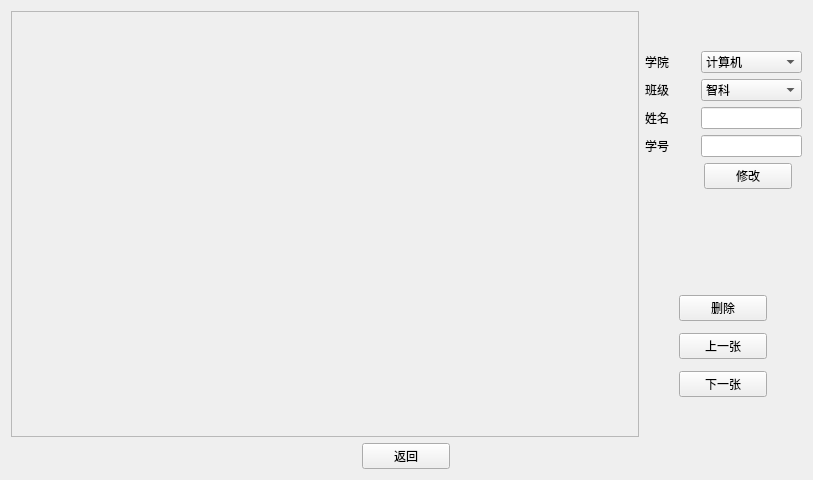
<?xml version="1.0" encoding="UTF-8"?>
<ui version="4.0">
 <class>Form</class>
 <widget class="QWidget" name="Form">
  <property name="geometry">
   <rect>
    <x>0</x>
    <y>0</y>
    <width>813</width>
    <height>480</height>
   </rect>
  </property>
  <property name="sizePolicy">
   <sizepolicy hsizetype="Maximum" vsizetype="Preferred">
    <horstretch>0</horstretch>
    <verstretch>0</verstretch>
   </sizepolicy>
  </property>
  <property name="windowTitle">
   <string>Form</string>
  </property>
  <property name="styleSheet">
   <string notr="true">QLabel { width: 50px; qproperty-alignment: AlignCenter; }
QPushButton { min-width: 80px;   }</string>
  </property>
  <layout class="QVBoxLayout" name="verticalLayout_4">
   <item>
    <layout class="QVBoxLayout" name="verticalLayout_3">
     <item>
      <layout class="QHBoxLayout" name="horizontalLayout_8" stretch="8,2">
       <item>
        <widget class="QFrame" name="frame">
         <property name="frameShape">
          <enum>QFrame::StyledPanel</enum>
         </property>
         <property name="frameShadow">
          <enum>QFrame::Raised</enum>
         </property>
         <layout class="QHBoxLayout" name="horizontalLayout_7">
          <item>
           <widget class="QLabel" name="label">
            <property name="styleSheet">
             <string notr="true">QPushButton { min-width: 80px; }</string>
            </property>
            <property name="text">
             <string/>
            </property>
           </widget>
          </item>
         </layout>
        </widget>
       </item>
       <item>
        <layout class="QVBoxLayout" name="verticalLayout_2" stretch="0,1,0,0,0,1,0">
         <item>
          <spacer name="verticalSpacer_3">
           <property name="orientation">
            <enum>Qt::Vertical</enum>
           </property>
           <property name="sizeHint" stdset="0">
            <size>
             <width>20</width>
             <height>40</height>
            </size>
           </property>
          </spacer>
         </item>
         <item>
          <layout class="QVBoxLayout" name="verticalLayout_5" stretch="1,1,1,1,1">
           <property name="sizeConstraint">
            <enum>QLayout::SetMinimumSize</enum>
           </property>
           <item>
            <layout class="QHBoxLayout" name="horizontalLayout_12">
             <item>
              <widget class="QLabel" name="label_2">
               <property name="sizePolicy">
                <sizepolicy hsizetype="Maximum" vsizetype="Preferred">
                 <horstretch>0</horstretch>
                 <verstretch>0</verstretch>
                </sizepolicy>
               </property>
               <property name="minimumSize">
                <size>
                 <width>50</width>
                 <height>0</height>
                </size>
               </property>
               <property name="text">
                <string>学院</string>
               </property>
              </widget>
             </item>
             <item>
              <widget class="QComboBox" name="department_box">
               <item>
                <property name="text">
                 <string>计算机</string>
                </property>
               </item>
               <item>
                <property name="text">
                 <string>外国语</string>
                </property>
               </item>
              </widget>
             </item>
            </layout>
           </item>
           <item>
            <layout class="QHBoxLayout" name="horizontalLayout_11">
             <item>
              <widget class="QLabel" name="label_4">
               <property name="sizePolicy">
                <sizepolicy hsizetype="Maximum" vsizetype="Preferred">
                 <horstretch>0</horstretch>
                 <verstretch>0</verstretch>
                </sizepolicy>
               </property>
               <property name="minimumSize">
                <size>
                 <width>50</width>
                 <height>0</height>
                </size>
               </property>
               <property name="text">
                <string>班级</string>
               </property>
              </widget>
             </item>
             <item>
              <widget class="QComboBox" name="class_box">
               <item>
                <property name="text">
                 <string>智科</string>
                </property>
               </item>
               <item>
                <property name="text">
                 <string>数媒</string>
                </property>
               </item>
              </widget>
             </item>
            </layout>
           </item>
           <item>
            <layout class="QHBoxLayout" name="horizontalLayout_10">
             <item>
              <widget class="QLabel" name="label_3">
               <property name="sizePolicy">
                <sizepolicy hsizetype="Maximum" vsizetype="Preferred">
                 <horstretch>0</horstretch>
                 <verstretch>0</verstretch>
                </sizepolicy>
               </property>
               <property name="minimumSize">
                <size>
                 <width>50</width>
                 <height>0</height>
                </size>
               </property>
               <property name="text">
                <string>姓名</string>
               </property>
              </widget>
             </item>
             <item>
              <widget class="QLineEdit" name="name">
               <property name="text">
                <string/>
               </property>
              </widget>
             </item>
            </layout>
           </item>
           <item>
            <layout class="QHBoxLayout" name="horizontalLayout">
             <item>
              <widget class="QLabel" name="label_5">
               <property name="sizePolicy">
                <sizepolicy hsizetype="Maximum" vsizetype="Preferred">
                 <horstretch>0</horstretch>
                 <verstretch>0</verstretch>
                </sizepolicy>
               </property>
               <property name="minimumSize">
                <size>
                 <width>50</width>
                 <height>0</height>
                </size>
               </property>
               <property name="text">
                <string>学号</string>
               </property>
              </widget>
             </item>
             <item>
              <widget class="QLineEdit" name="ID"/>
             </item>
            </layout>
           </item>
           <item>
            <layout class="QHBoxLayout" name="horizontalLayout_9" stretch="0,1">
             <property name="spacing">
              <number>0</number>
             </property>
             <item>
              <layout class="QHBoxLayout" name="horizontalLayout_14">
               <item>
                <spacer name="horizontalSpacer">
                 <property name="orientation">
                  <enum>Qt::Horizontal</enum>
                 </property>
                 <property name="sizeType">
                  <enum>QSizePolicy::Maximum</enum>
                 </property>
                 <property name="sizeHint" stdset="0">
                  <size>
                   <width>50</width>
                   <height>20</height>
                  </size>
                 </property>
                </spacer>
               </item>
              </layout>
             </item>
             <item>
              <layout class="QHBoxLayout" name="horizontalLayout_13">
               <item>
                <widget class="QPushButton" name="update_bt">
                 <property name="sizePolicy">
                  <sizepolicy hsizetype="Maximum" vsizetype="Fixed">
                   <horstretch>0</horstretch>
                   <verstretch>0</verstretch>
                  </sizepolicy>
                 </property>
                 <property name="text">
                  <string>修改</string>
                 </property>
                </widget>
               </item>
              </layout>
             </item>
            </layout>
           </item>
          </layout>
         </item>
         <item>
          <spacer name="verticalSpacer_5">
           <property name="orientation">
            <enum>Qt::Vertical</enum>
           </property>
           <property name="sizeHint" stdset="0">
            <size>
             <width>20</width>
             <height>40</height>
            </size>
           </property>
          </spacer>
         </item>
         <item>
          <layout class="QHBoxLayout" name="horizontalLayout_2" stretch="0">
           <property name="spacing">
            <number>0</number>
           </property>
           <property name="sizeConstraint">
            <enum>QLayout::SetMaximumSize</enum>
           </property>
           <item>
            <widget class="QLabel" name="label_6">
             <property name="text">
              <string/>
             </property>
            </widget>
           </item>
          </layout>
         </item>
         <item>
          <spacer name="verticalSpacer_6">
           <property name="orientation">
            <enum>Qt::Vertical</enum>
           </property>
           <property name="sizeHint" stdset="0">
            <size>
             <width>20</width>
             <height>40</height>
            </size>
           </property>
          </spacer>
         </item>
         <item>
          <layout class="QVBoxLayout" name="verticalLayout" stretch="1,0,1,0,1">
           <property name="sizeConstraint">
            <enum>QLayout::SetMinimumSize</enum>
           </property>
           <item>
            <layout class="QHBoxLayout" name="horizontalLayout_5" stretch="0,1">
             <item>
              <spacer name="verticalSpacer">
               <property name="orientation">
                <enum>Qt::Vertical</enum>
               </property>
               <property name="sizeType">
                <enum>QSizePolicy::Expanding</enum>
               </property>
               <property name="sizeHint" stdset="0">
                <size>
                 <width>0</width>
                 <height>0</height>
                </size>
               </property>
              </spacer>
             </item>
             <item>
              <widget class="QPushButton" name="delete_bt">
               <property name="sizePolicy">
                <sizepolicy hsizetype="Maximum" vsizetype="Fixed">
                 <horstretch>0</horstretch>
                 <verstretch>0</verstretch>
                </sizepolicy>
               </property>
               <property name="text">
                <string>删除</string>
               </property>
              </widget>
             </item>
            </layout>
           </item>
           <item>
            <spacer name="verticalSpacer_7">
             <property name="orientation">
              <enum>Qt::Vertical</enum>
             </property>
             <property name="sizeHint" stdset="0">
              <size>
               <width>20</width>
               <height>40</height>
              </size>
             </property>
            </spacer>
           </item>
           <item>
            <layout class="QHBoxLayout" name="horizontalLayout_4" stretch="0,1">
             <item>
              <spacer name="verticalSpacer_2">
               <property name="orientation">
                <enum>Qt::Vertical</enum>
               </property>
               <property name="sizeType">
                <enum>QSizePolicy::Expanding</enum>
               </property>
               <property name="sizeHint" stdset="0">
                <size>
                 <width>0</width>
                 <height>0</height>
                </size>
               </property>
              </spacer>
             </item>
             <item>
              <widget class="QPushButton" name="prev_bt">
               <property name="sizePolicy">
                <sizepolicy hsizetype="Maximum" vsizetype="Fixed">
                 <horstretch>0</horstretch>
                 <verstretch>0</verstretch>
                </sizepolicy>
               </property>
               <property name="text">
                <string>上一张</string>
               </property>
              </widget>
             </item>
            </layout>
           </item>
           <item>
            <spacer name="verticalSpacer_8">
             <property name="orientation">
              <enum>Qt::Vertical</enum>
             </property>
             <property name="sizeHint" stdset="0">
              <size>
               <width>20</width>
               <height>40</height>
              </size>
             </property>
            </spacer>
           </item>
           <item>
            <layout class="QHBoxLayout" name="horizontalLayout_3" stretch="0,1">
             <property name="sizeConstraint">
              <enum>QLayout::SetDefaultConstraint</enum>
             </property>
             <item>
              <spacer name="verticalSpacer_11">
               <property name="orientation">
                <enum>Qt::Vertical</enum>
               </property>
               <property name="sizeType">
                <enum>QSizePolicy::Expanding</enum>
               </property>
               <property name="sizeHint" stdset="0">
                <size>
                 <width>0</width>
                 <height>0</height>
                </size>
               </property>
              </spacer>
             </item>
             <item>
              <widget class="QPushButton" name="next_bt">
               <property name="sizePolicy">
                <sizepolicy hsizetype="Maximum" vsizetype="Fixed">
                 <horstretch>0</horstretch>
                 <verstretch>0</verstretch>
                </sizepolicy>
               </property>
               <property name="text">
                <string>下一张</string>
               </property>
              </widget>
             </item>
            </layout>
           </item>
          </layout>
         </item>
         <item>
          <spacer name="verticalSpacer_4">
           <property name="orientation">
            <enum>Qt::Vertical</enum>
           </property>
           <property name="sizeHint" stdset="0">
            <size>
             <width>20</width>
             <height>40</height>
            </size>
           </property>
          </spacer>
         </item>
        </layout>
       </item>
      </layout>
     </item>
     <item>
      <layout class="QHBoxLayout" name="horizontalLayout_6">
       <item>
        <widget class="QPushButton" name="back_bt">
         <property name="sizePolicy">
          <sizepolicy hsizetype="Maximum" vsizetype="Fixed">
           <horstretch>0</horstretch>
           <verstretch>0</verstretch>
          </sizepolicy>
         </property>
         <property name="text">
          <string>返回</string>
         </property>
        </widget>
       </item>
      </layout>
     </item>
    </layout>
   </item>
  </layout>
 </widget>
 <resources/>
 <connections/>
</ui>
